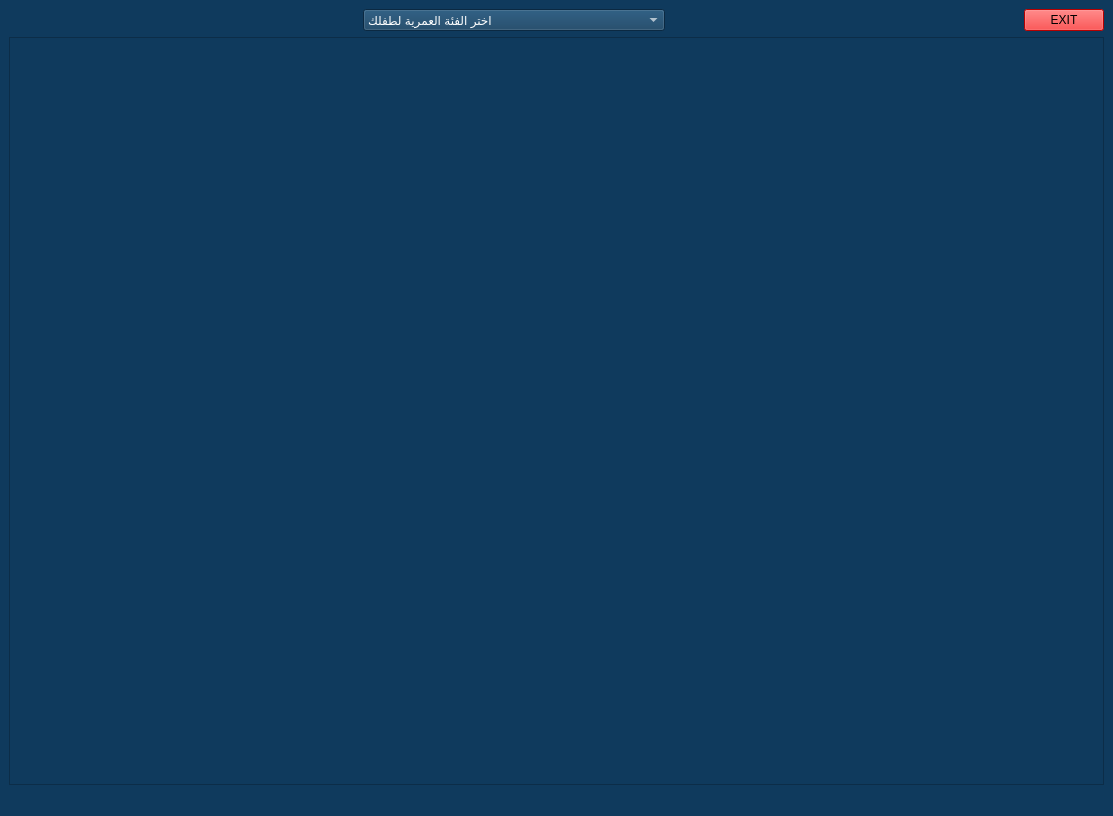
<?xml version="1.0" encoding="UTF-8"?>
<ui version="4.0">
 <class>fath_boy</class>
 <widget class="QMainWindow" name="fath_boy">
  <property name="geometry">
   <rect>
    <x>0</x>
    <y>0</y>
    <width>1113</width>
    <height>816</height>
   </rect>
  </property>
  <property name="windowTitle">
   <string>MainWindow</string>
  </property>
  <property name="styleSheet">
   <string notr="true">
background-color: rgb(15, 58, 93)
</string>
  </property>
  <widget class="QWidget" name="centralwidget">
   <layout class="QGridLayout" name="gridLayout">
    <item row="0" column="0">
     <spacer name="horizontalSpacer_2">
      <property name="orientation">
       <enum>Qt::Horizontal</enum>
      </property>
      <property name="sizeHint" stdset="0">
       <size>
        <width>344</width>
        <height>20</height>
       </size>
      </property>
     </spacer>
    </item>
    <item row="0" column="1">
     <widget class="QComboBox" name="comboBox">
      <property name="minimumSize">
       <size>
        <width>302</width>
        <height>0</height>
       </size>
      </property>
      <property name="styleSheet">
       <string notr="true">color: rgb(255, 255, 255);</string>
      </property>
      <item>
       <property name="text">
        <string>اختر الفئة العمرية لطفلك </string>
       </property>
      </item>
      <item>
       <property name="text">
        <string>اقل من 6 اشهر</string>
       </property>
      </item>
      <item>
       <property name="text">
        <string>بين 7  و 12 شهر</string>
       </property>
      </item>
      <item>
       <property name="text">
        <string>1 – 3 سنوات</string>
       </property>
      </item>
      <item>
       <property name="text">
        <string>4 – 6 سنوات</string>
       </property>
      </item>
      <item>
       <property name="text">
        <string>7 – 12 سنة</string>
       </property>
      </item>
      <item>
       <property name="text">
        <string>13 – 18 سنة</string>
       </property>
      </item>
     </widget>
    </item>
    <item row="0" column="2">
     <spacer name="horizontalSpacer">
      <property name="orientation">
       <enum>Qt::Horizontal</enum>
      </property>
      <property name="sizeHint" stdset="0">
       <size>
        <width>345</width>
        <height>20</height>
       </size>
      </property>
     </spacer>
    </item>
    <item row="0" column="3">
     <widget class="QPushButton" name="pushButton">
      <property name="styleSheet">
       <string notr="true">background-color: rgb(255, 0, 0);</string>
      </property>
      <property name="text">
       <string>EXIT</string>
      </property>
     </widget>
    </item>
    <item row="1" column="0" colspan="4">
     <widget class="QTextBrowser" name="textBrowser">
      <property name="styleSheet">
       <string notr="true">font: 11pt &quot;Segoe UI&quot;;
color: rgb(255, 255, 255);</string>
      </property>
     </widget>
    </item>
   </layout>
  </widget>
  <widget class="QMenuBar" name="menubar">
   <property name="geometry">
    <rect>
     <x>0</x>
     <y>0</y>
     <width>1113</width>
     <height>21</height>
    </rect>
   </property>
  </widget>
  <widget class="QStatusBar" name="statusbar"/>
 </widget>
 <resources/>
 <connections/>
</ui>
